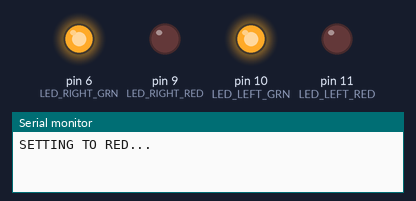
Bench run of a sketch on a simulated Arduino Uno, built with avr-gcc and run on an emulated ATmega328P. Shown: output pins drawn as LEDs (lit = HIGH), the last lines printed to the serial monitor.

Above: at 1.5 s.
At 4.5 s:
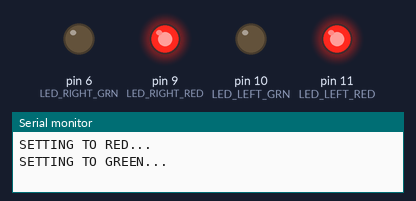
At 7.5 s:
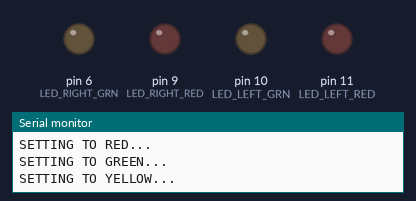
At 10.5 s:
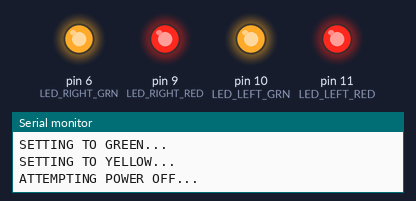
Timing chart, 0 to 15.6 s (numbered marks = the images above):
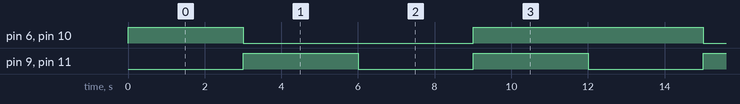

The sketch:

LED_Sweeping.ino
```cpp
/* First LED wiring program which controls the two BiColor R/G LEDS
on the cube frame on the front and back of the T Junution mount.

This is the sweeping script where the LEDs will sweep from red to green
to yellow to off and repeat.  Good for a warmup script while ESCs are warming and
the MPU6050 is calibrating.

LOGIC FLOW::
-> STARTUP CODE
    -> Set LED Pins for OUTPUT
        -> LED Right - Red=9, Green=6, Yellow=9+6
        -> LED Left - Red=11, Green=10, Yellow=11+10
    -> Setup Brightness For Left and Right LEDS for each color
        -> LEFT_RED=0
        -> LEFT_GRN=0
        -> RIGHT_RED=0
        -> RIGHT_GRN=0

-> Setup Loop
    -> Serial Conection Opening: 115200
    -> pinMode - LED_LEFT, LED_RIGHT

-> Void Run Loop
    -> Set the colors for both LEDs to 0 (no light if possible)
        -> TODO - Setup the LED Circuitry so that the lights are off.
        -> TODO - I guess just swapping the pins to not used would work too?
        -> FIXED - LED Power off is read as 255 on all four pins. So backwards??
    -> Setup four variables - LEFT_GRN, LEFT_RED, RIGHT_GRN, RIGHT_RED
        -> Make it so that the red is on for 3, then the green
           for 3 seconds, then both for 3 seconds.
        -> Stop, set pins to nothing, reset and run again.

*/

#include <Wire.h>

int LED_LEFT_RED = 11; //LEFT RED
int LED_LEFT_GRN = 10; //LEFT GREEN
int LED_RIGHT_RED = 9; //RIGHT RED
int LED_RIGHT_GRN = 6; //RIGHT GREEN

void setup() {
    Serial.begin(9600); //Establish new Serial Connection to host
    pinMode(LED_LEFT_RED, OUTPUT); //LEFT RED PIN OUT
    pinMode(LED_LEFT_GRN, OUTPUT); //LEFT GREEN PIN OUT
    pinMode(LED_RIGHT_RED, OUTPUT); //RIGHT RED PIN OUT
    pinMode(LED_RIGHT_GRN, OUTPUT); //RIGHT GREEN PIN OUT
}

void loop() {
    Serial.println("SETTING TO RED..."); //Set RED
    analogWrite(LED_LEFT_RED, 0);
    analogWrite(LED_LEFT_GRN, 255);
    analogWrite(LED_RIGHT_RED, 0);
    analogWrite(LED_RIGHT_GRN, 255);

    delay(3000); //Sleep to display color long enough for visible change

    Serial.println("SETTING TO GREEN..."); //Set GREEN
    analogWrite(LED_LEFT_RED, 255);
    analogWrite(LED_LEFT_GRN, 0);
    analogWrite(LED_RIGHT_RED, 255);
    analogWrite(LED_RIGHT_GRN, 0);

    delay(3000); //Check for color swap

    Serial.println("SETTING TO YELLOW..."); //Set YELLOW
    analogWrite(LED_LEFT_RED, 0);
    analogWrite(LED_LEFT_GRN, 0);
    analogWrite(LED_RIGHT_RED, 0);
    analogWrite(LED_RIGHT_GRN, 0);

    delay(3000); //Check for color swap

    Serial.println("ATTEMPTING POWER OFF..."); //TRY POWER OFF HERE
    analogWrite(LED_LEFT_RED, 255);
    analogWrite(LED_LEFT_GRN, 255);
    analogWrite(LED_RIGHT_RED, 255);
    analogWrite(LED_RIGHT_GRN, 255);

    delay(3000); //Check for power down now
}
```

Measured:
- by itself, pin 6 (LED_RIGHT_GRN), pin 10 (LED_LEFT_GRN): repeats every 12.0 s: LOW 6.0 s, HIGH 6.0 s
- by itself, pin 9 (LED_RIGHT_RED), pin 11 (LED_LEFT_RED): alternates HIGH for 3.0 s and LOW for 3.0 s
- by itself, everything shown: repeats every 12.0 s, in 4 steps
